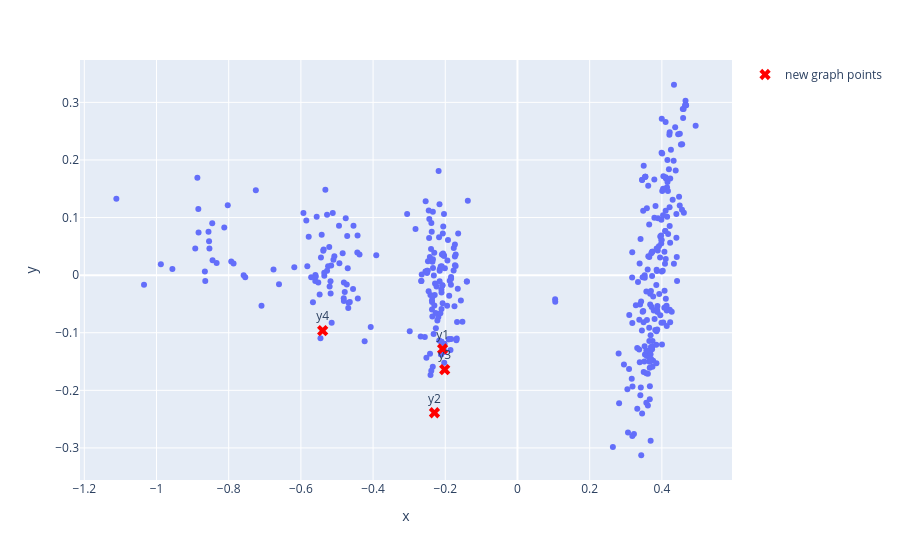

This figure's notebook cell:
### Code cell
chords_list = [metadata[i]['chords'] for i in range(len(y_graph))]
df_graph = pd.DataFrame({
    'x': y_graph[:,0],
    'y': y_graph[:,1],
    'chords': chords_list
})
fig = px.scatter(data_frame=df_graph, x='x', y='y', hover_data=['chords'])
fig.add_trace(go.Scatter(
    x=new_graph_2d[:, 0],
    y=new_graph_2d[:, 1],
    mode='markers+text',
    marker=dict(color='red', size=10, symbol='x'),
    text=['y1', 'y2', 'y3', 'y4'],
    hovertext=[
        in_seq_1.replace(';','<br>').replace('b_', '<br>b_'),
        in_seq_2.replace(';','<br>').replace('b_', '<br>b_'),
        in_seq_3.replace(';','<br>').replace('b_', '<br>b_'),
        in_seq_4.replace(';','<br>').replace('b_', '<br>b_'),
    ],
    hoverinfo='text',
    textposition='top center',
    name='new graph points'
))
fig.show()

# fig = px.scatter(
#     data_frame=df,
#     x='x',
#     y='y',
#     hover_data=['chords']
# )
# fig.show()

### Figure 1 — Plotly figure (JSON) as saved in the notebook; plotly's stock layout.template omitted (floating-point values rounded to 4 significant figures; data arrays with more than 128 entries replaced by an {"elided": "..."} marker saying what was removed)
{"data": [{"customdata": {"elided": "390x1 str values"}, "hovertemplate": "x=%{x}<br>y=%{y}<br>chords=%{customdata[0]}<extra></extra>", "legendgroup": "", "marker": {"color": "#636efa", "symbol": "circle"}, "mode": "markers", "name": "", "orientation": "v", "showlegend": false, "type": "scatter", "x": {"elided": "390 float values"}, "xaxis": "x", "y": {"elided": "390 float values"}, "yaxis": "y"}, {"hoverinfo": "text", "hovertext": ["<br>b_C:maj_@2_m[0,4,9]<br>A:7_@2_m[1,4]<br>b_D:min_@4_m[2,5,7]", "<br>b_C:maj_@2_m[0,4]<br>A:7_@2_m[1,7]<br>b_D:min_@4_m[2,5,9]", "<br>b_A:7_@2_m[1,4]<br>D:min_@2_m[2,5,7]<br>b_G:7_@4m[5,9,11]", "<br>b_A:min_@2_m[7]<br>D#:7_@2_m[7]<br>b_G#:maj7_@2_m[7]<br>G:7_@2_m[7]"], "marker": {"color": "red", "size": 10, "symbol": "x"}, "mode": "markers+text", "name": "new graph points", "text": ["y1", "y2", "y3", "y4"], "textposition": "top center", "type": "scatter", "x": [-0.2075, -0.23, -0.2016, -0.5397], "y": [-0.1282, -0.2389, -0.164, -0.09636]}], "layout": {"legend": {"tracegroupgap": 0}, "margin": {"t": 60}, "xaxis": {"anchor": "y", "domain": [0, 1], "title": {"text": "x"}}, "yaxis": {"anchor": "x", "domain": [0, 1], "title": {"text": "y"}}}}
